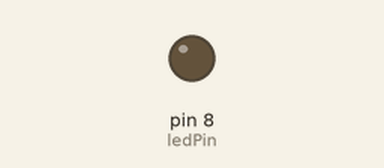
Simulated run of this sketch. Board: Arduino Uno, built with avr-gcc and run on an emulated ATmega328P. On the bench: output pins drawn as LEDs (lit = HIGH).

Above: at 0.7 s.
At 48.12 s:
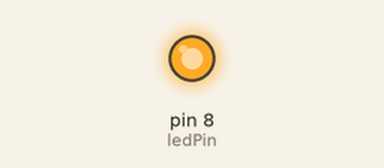
Timing chart, 0 to 48.8 s (numbered marks = the images above):
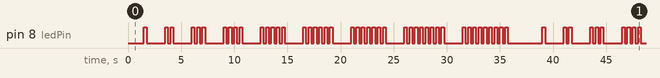

The sketch:

sketch_jun10b_copy_20260610104734.ino
```cpp
const int ledPin = 8;
int blink;
int i;


void setup() {
  // put your setup code here, to run once:
  pinMode(ledPin, OUTPUT);


}

void loop() {
  // put your main code here, to run repeatedly:
  i = 0;
  while(i < 10){
    blink = 0;
  while(blink < i){
    digitalWrite(ledPin, 1);
    delay(250);
    digitalWrite(ledPin, 0);
    delay(250);
    blink++;
  }
  delay(1500);
  i++;
  }

}
```

Measured:
- by itself, pin 8 (ledPin): moves between LOW and HIGH, repeating every 37.5 s
- by itself, everything shown: repeats every 37.5 s, in 90 steps
